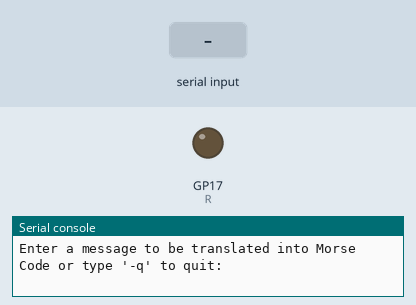
The program below on a simulated Raspberry Pi Pico running CircuitPython. Parts: output pins drawn as LEDs (lit = HIGH), the last lines printed to the serial console. The test bench sets the inputs (shaded band).

Above: at 1.2 s.
1.3 s: "." typed at the serial console, then Enter
At 2.4 s:
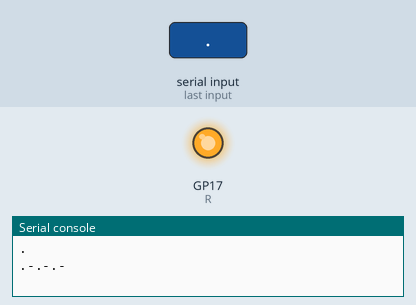
4.3 s: "-" typed at the serial console, then Enter
Timing chart, 0 to 13.3 s (numbered marks = the images above; inputs shaded):
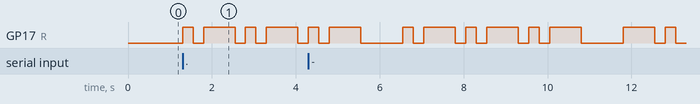

The program:

morsecode2.py
```python
# Import necessary libraries and modules
import board
import digitalio
import time

# Define a dictionary that maps characters to Morse code representations
MORSE_CODE = { 'A':'.-', 'B':'-...',
    'C':'-.-.', 'D':'-..', 'E':'.',
    'F':'..-.', 'G':'--.', 'H':'....',
    'I':'..', 'J':'.---', 'K':'-.-',
    'L':'.-..', 'M':'--', 'N':'-.',
    'O':'---', 'P':'.--.', 'Q':'--.-',
    'R':'.-.', 'S':'...', 'T':'-',
    'U':'..-', 'V':'...-', 'W':'.--',
    'X':'-..-', 'Y':'-.--', 'Z':'--..',
    '1':'.----', '2':'..---', '3':'...--',
    '4':'....-', '5':'.....', '6':'-....',
    '7':'--...', '8':'---..', '9':'----.',
    '0':'-----', ', ':'--..--', '.':'.-.-.-',
    '?':'..--..', '/':'-..-.', '-':'-....-',
    '(':'-.--.', ')':'-.--.-', ' ':'/'}

# Identify the pin on the board that will power the LED
R = digitalio.DigitalInOut(board.GP17)
R.direction = digitalio.Direction.OUTPUT

# Define time durations for Morse code elements
modifier = 0.25
dot_time = 1 * modifier
dash_time = 3 * modifier
between_taps = 1 * modifier
between_letters = 3 * modifier
between_words = 7 * modifier

# Prompt the user to enter a message or type "-q" to quit
print("Enter a message to be translated into Morse Code or type '-q' to quit:")
string = ""   # Initialize an empty string to store the Morse code representation

while True:
    message = input()  # Get input from the user
    if message == "-q":  # Check if the user wants to quit
        break  # Exit the loop if the user wants to quit

    # Iterate through each letter in the input message, converting it to Morse code
    for letter in message.upper():  # Convert the letter to uppercase
        string += MORSE_CODE[letter]  # Append the Morse code representation to the string
        string += " "  # Add a space between Morse code letters

    print(string)  # Print the Morse code representation of the input message

    for character in string:  # Iterate through the Morse code representation
        if character == ".":  # If it's a dot
            R.value = True  # Turn on the LED
            time.sleep(dot_time)  # Keep the LED on for dot_time
            R.value = False  # Turn off the LED
            time.sleep(between_taps)  # Wait for the gap between taps
        elif character == "-":  # If it's a dash
            R.value = True  # Turn on the LED
            time.sleep(dash_time)  # Keep the LED on for dash_time
            R.value = False  # Turn off the LED
            time.sleep(modifier)  # Wait for the gap between taps
        elif character == " ":  # If it's a space (between letters)
            time.sleep(between_letters)  # Wait for the gap between letters
        elif character == " / ":  # If it's a space (between words)
            time.sleep(between_words)  # Wait for the gap between words
```

Measured:
- after the input at 1.3 s, GP17 (R): LOW → HIGH at once, → LOW 0.25 s later, → HIGH 0.25 s later, → LOW 0.75 s later, … (8 changes in this stretch)
